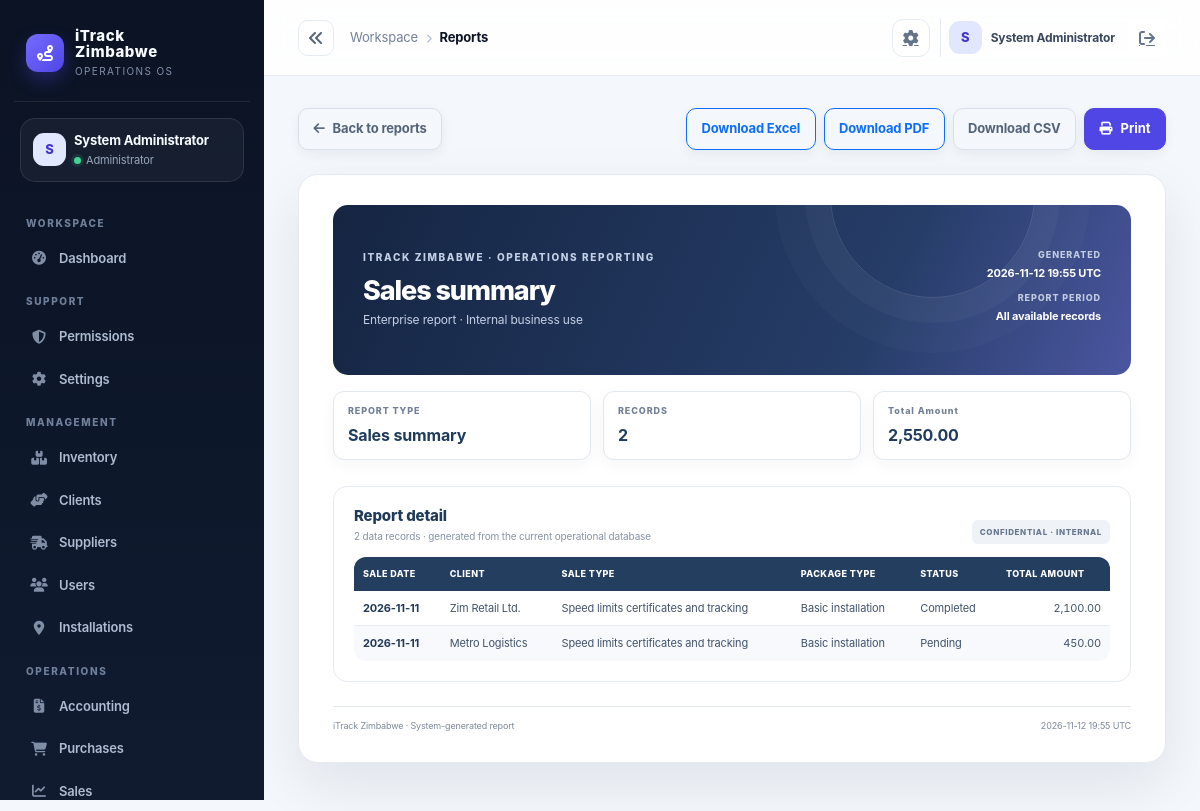
/index.php?controller=reports&action=preview&type=sales&period=all (signed in), run on the app's committed database.
### tables this page shows
CREATE TABLE IF NOT EXISTS sales (
  id INT AUTO_INCREMENT PRIMARY KEY,
  client_id INT NULL,
  sales_person_id INT NULL,
  sale_date DATE NOT NULL DEFAULT CURRENT_DATE,
  status VARCHAR(50) NOT NULL DEFAULT 'draft',
  sale_type VARCHAR(80) NOT NULL DEFAULT 'speed_certificates_tracking',
  package_type VARCHAR(80) NOT NULL DEFAULT 'basic_installation',
  total_amount DECIMAL(14,2) NOT NULL DEFAULT 0.00,
  created_at TIMESTAMP DEFAULT CURRENT_TIMESTAMP,
  FOREIGN KEY (client_id) REFERENCES clients(id) ON DELETE SET NULL,
  FOREIGN KEY (sales_person_id) REFERENCES users(id) ON DELETE SET NULL
);

CREATE TABLE IF NOT EXISTS clients (
  id INT AUTO_INCREMENT PRIMARY KEY,
  company_name VARCHAR(150) NOT NULL,
  contact_name VARCHAR(150),
  email VARCHAR(150),
  phone VARCHAR(50),
  address TEXT,
  status VARCHAR(20) NOT NULL DEFAULT 'active',
  created_at TIMESTAMP DEFAULT CURRENT_TIMESTAMP
);

### app/controllers/ReportsController.php (called while the page is built, shortened)
<?php
require_once dirname(__DIR__) . '/services/ReportFormatter.php';
class ReportsController extends Controller
{
	private Report $model;
	public function __construct()
	{
		$this->model = new Report();
	}
	private function normalizeReportType(string $type): string
	{
		$aliases = ['sales' => 'Sales summary', 'inventory' => 'Inventory valuation', 'receivables' => 'Receivables', 'gps' => 'GPS activity', 'cashbook' => 'Cash book'];
		$type = $aliases[strtolower(trim($type))] ?? trim($type);
		return in_array($type, ['Sales summary', 'Inventory valuation', 'Receivables', 'GPS activity', 'Cash book'], true) ? $type : 'Sales summary';
	}
	private function normalizeReportPeriod(string $period): string
	{
		return in_array($period, ['all', 'today', 'last_7_days', 'last_30_days', 'this_month', 'custom'], true) ? $period : 'all';
	}
	private function effectiveReportPeriod(string $type, string $period): string
	{
		return $this->normalizeReportType($type) === 'Inventory valuation' ? 'all' : $period;
	}
	public function preview(): void
	{
		$type = $this->normalizeReportType((string) ($_GET['type'] ?? 'Sales summary'));
		$period = $this->effectiveReportPeriod($type, $this->normalizeReportPeriod((string) ($_GET['period'] ?? 'all')));
		$startDate = (string) ($_GET['start_date'] ?? '');
		$endDate = (string) ($_GET['end_date'] ?? '');
		$periodLabels = [
			'all' => 'All available records',
			'today' => 'Today',
			'last_7_days' => 'Last 7 days',
			'last_30_days' => 'Last 30 days',
			'this_month' => 'This month',
			'custom' => $startDate . ' – ' . $endDate,
		];
		$this->view('reports/preview', [
			'title' => $type . ' report',
			'reportType' => $type,
			'reportPeriod' => $type === 'Inventory valuation' ? 'Current stock snapshot' : $periodLabels[$period],
			'period' => $period,
			'startDate' => $startDate,
			'endDate' => $endDate,
			'rows' => ReportFormatter::rows($this->model->exportRows($type, $period, $startDate, $endDate)),
			'previewPage' => max(1, (int) ($_GET['page'] ?? 1)),
			'previewPageSize' => 25,
			'generatedAt' => date('Y-m-d H:i T'),
		]);
	}
}

### public/index.php (called while the page is built, shortened)
<?php
$uri = $_SERVER['REQUEST_URI'] ?? '/';
$controllerKey = $_GET['controller'] ?? null;
$actionKey = $_GET['action'] ?? null;
$route = $controllerKey ? [
    'controller' => ucfirst($controllerKey) . 'Controller',
    'action' => $actionKey ?? 'index',
] : Router::route($uri);
$actionName = $route['action'];
$controller = new $controllerName();
$controller->$actionName();

### app/core/Model.php (called while the page is built, shortened)
<?php
require_once dirname(__DIR__) . '/config/database.php';
abstract class Model
{
    protected PDO $db;
    public function __construct()
    {
        $this->db = Database::getInstance();
    }
    protected function fetchAll(string $sql, array $params = []): array
    {
        $stmt = $this->db->prepare($sql);
        $stmt->execute($params);
        return $stmt->fetchAll();
    }
    protected function execute(string $sql, array $params = []): int
    {
        $stmt = $this->db->prepare($sql);
        $stmt->execute($params);
        return $stmt->rowCount();
    }
}

### app/config/env.php (called while the page is built, shortened)
<?php
function loadEnv(): array
{
    static $loaded = null;
    if ($loaded !== null) {
        return $loaded;
    }
    $loaded = [];
    $envPath = dirname(__DIR__, 2) . '/.env';
    if (!is_readable($envPath)) {
        return $loaded;
    }
    return $loaded;
}
function env(string $key, $default = null)
{
    $vars = loadEnv();
    $value = getenv($key);
    return $value !== false ? $value : $default;
}

### app/config/app.php (called while the page is built)
<?php
require_once __DIR__ . '/env.php';
return [
    'app_name' => env('APP_NAME', 'iTrack Zimbabwe'),
    'environment' => strtolower((string) env('APP_ENV', 'development')),
    'db_driver' => strtolower((string) env('DB_DRIVER', 'auto')),
    'db_sqlite_path' => (string) env('DB_SQLITE_PATH', dirname(__DIR__, 2) . '/storage/itrack.sqlite'),
    'allow_registration' => filter_var(env('APP_ALLOW_REGISTRATION', !in_array(strtolower((string) env('APP_ENV', 'development')), ['prod', 'production'], true)), FILTER_VALIDATE_BOOLEAN),
    'session_secure' => filter_var(env('APP_SESSION_SECURE', false), FILTER_VALIDATE_BOOLEAN),
    'mail_from' => env('MAIL_FROM', 'no-reply@localhost'),
    'public_url' => rtrim((string) env('APP_PUBLIC_URL', ''), '/'),
    'debug' => filter_var(env('APP_DEBUG', false), FILTER_VALIDATE_BOOLEAN),
    'base_url' => env('APP_BASE_URL', '/itrack-zimbabwe'),
    'db' => [
        'host' => env('DB_HOST', '127.0.0.1'),
        'port' => env('DB_PORT', '3306'),
        'name' => env('DB_NAME', 'itrack_zimbabwe'),
        'user' => env('DB_USER', 'root'),
        'pass' => env('DB_PASS', ''),
    ],
    'session_name' => env('SESSION_NAME', 'itrack_session'),
    'csrf_token_name' => env('CSRF_TOKEN_NAME', 'csrf_token'),
    'upload_dir' => env('UPLOAD_DIR', dirname(__DIR__, 1) . '/uploads'),
    'openrouter_api_key' => env('OPENROUTER_API_KEY', ''),
    'openrouter_model' => env('OPENROUTER_MODEL', 'openrouter/free'),
];

### app/config/database.php (called while the page is built, shortened)
<?php
require_once dirname(__DIR__) . '/config/app.php';
class Database
{
    private static ?PDO $instance = null;
    public static function getInstance(): PDO
    {
        if (self::$instance === null) {
            $config = require dirname(__DIR__) . '/config/app.php';
            $mysqlEnabled = extension_loaded('pdo_mysql');
            if ($config['db_driver'] === 'sqlite') {
                self::$instance = self::createSqliteInstance($config);
            } elseif ($config['db_driver'] === 'mysql' || ($config['db_driver'] === 'auto' && $mysqlEnabled)) {
                try {
                    $dsn = sprintf('mysql:host=%s;port=%s;dbname=%s;charset=utf8mb4', $config['db']['host'], $config['db']['port'], $config['db']['name']);
                    self::$instance = new PDO($dsn, $config['db']['user'], $config['db']['pass'], [
                        PDO::ATTR_ERRMODE => PDO::ERRMODE_EXCEPTION,
                        PDO::ATTR_DEFAULT_FETCH_MODE => PDO::FETCH_ASSOC,
                        PDO::ATTR_EMULATE_PREPARES => false,
                    ]);
                } catch (PDOException $exception) {
                    if ($config['environment'] === 'production' || $config['db_driver'] === 'mysql') {
                        throw new RuntimeException('Unable to connect to the configured MySQL database.', 0, $exception);
                    }
                    self::$instance = self::createSqliteInstance($config);
                }
            } else {
                if ($config['environment'] === 'production' && $config['db_driver'] !== 'sqlite') {
                    throw new RuntimeException('Production requires DB_DRIVER=mysql or an explicit DB_DRIVER=sqlite configuration.');
                }
                self::$instance = self::createSqliteInstance($config);
            }
        }
        return self::$instance;
    }
}

### app/models/Report.php (called while the page is built, shortened)
<?php
class Report extends ModuleModel {
    private function periodBounds(string $period): ?array
    {
        $today = new DateTimeImmutable('today');
        return match ($period) {
            'today' => [$today, $today->modify('+1 day')],
            'last_7_days' => [$today->modify('-6 days'), $today->modify('+1 day')],
            'last_30_days' => [$today->modify('-29 days'), $today->modify('+1 day')],
            'this_month' => [$today->modify('first day of this month'), $today->modify('first day of next month')],
            default => null,
        };
    }
    private function periodCondition(string $column, string $period, ?string $startDate = null, ?string $endDate = null): array
    {
        $bounds = $this->periodBounds($period);
        if ($bounds === null) {
            return ['', []];
        }
        return [
            ' WHERE ' . $column . ' >= ? AND ' . $column . ' < ?',
            [$bounds[0]->format('Y-m-d'), $bounds[1]->format('Y-m-d')],
        ];
    }
    public function exportRows(string $type, string $period = 'all', ?string $startDate = null, ?string $endDate = null): array
    {
        [$condition, $params] = match ($type) {
            'Inventory valuation' => ['', []],
            'Receivables' => $this->periodCondition('i.due_date', $period, $startDate, $endDate),
            'GPS activity' => $this->periodCondition('installed_at', $period, $startDate, $endDate),
            'Cash book' => $this->periodCondition('entry_date', $period, $startDate, $endDate),
            default => $this->periodCondition('s.sale_date', $period, $startDate, $endDate),
        };
        return match ($type) {
            'Inventory valuation' => $this->fetchAll('SELECT p.name, p.device_type, p.imei, p.sim_number, COALESCE(SUM(s.quantity), MAX(p.opening_stock), 0) AS quantity_on_hand, p.cost_price, COALESCE(SUM(s.quantity), MAX(p.opening_stock), 0)*p.cost_price AS stock_value FROM products p LEFT JOIN stocks s ON s.product_id=p.id GROUP BY p.id ORDER BY p.name'),
            'Receivables' => $this->fetchAll('SELECT i.invoice_number, c.company_name AS client, i.due_date, i.status, i.currency, i.total_amount FROM invoices i LEFT JOIN sales s ON s.id=i.sale_id LEFT JOIN clients c ON c.id=s.client_id' . $condition . ' ORDER BY i.due_date', $params),
            'GPS activity' => $this->fetchAll('SELECT device_name, device_type, imei, serial, status, installed_at FROM gps_devices' . $condition . ' ORDER BY device_name', $params),
            'Cash book' => $this->fetchAll('SELECT entry_date, description, debit, credit, balance FROM cash_book' . $condition . ' ORDER BY entry_date DESC', $params),
            default => $this->fetchAll('SELECT s.sale_date, c.company_name AS client, s.sale_type, s.package_type, s.status, s.total_amount FROM sales s LEFT JOIN clients c ON c.id=s.client_id' . $condition . ' ORDER BY s.sale_date DESC', $params),
        };
    }
}

### app/services/ReportFormatter.php (called while the page is built, shortened)
<?php
final class ReportFormatter
{
    public static function displayValue(string $column, mixed $value): string
    {
        if (is_numeric($value) && preg_match('/amount|price|value|balance|debit|credit/i', $column)) {
            return number_format((float) $value, 2, '.', ',');
        }
        return (string) $value;
    }
}

### app/views/reports/preview.php (the view, shortened to what this page needs)
<?php
$escape = static fn ($value): string => htmlspecialchars((string) $value, ENT_QUOTES, 'UTF-8');
$rows = $rows ?? [];
$columns = $rows ? array_keys($rows[0]) : [];
$summaryKey = null;
foreach (['total_amount', 'stock_value'] as $candidate) {
    if ($columns && in_array($candidate, $columns, true)) {
        $summaryKey = $candidate;
        break;
    }
}
$summaryTotal = 0.0;
if ($summaryKey !== null) {
    foreach ($rows as $row) {
        $amount = (float) $row[$summaryKey];
        $summaryTotal += $amount;
    }
}
$summaryDisplay = number_format($summaryTotal, 2);
$period = (string) ($period ?? 'all');
$reportPeriod = (string) ($reportPeriod ?? 'All available records');
$totalRows = count($rows);
$previewPageSize = max(1, (int) ($previewPageSize ?? 25));
$previewPageCount = max(1, (int) ceil($totalRows / $previewPageSize));
$previewPage = max(1, min($previewPageCount, (int) ($previewPage ?? 1)));
$rows = array_slice($rows, ($previewPage - 1) * $previewPageSize, $previewPageSize);
$baseUrl = '/index.php?controller=reports&action=export&type=' . urlencode((string) ($reportType ?? 'Sales summary')) . '&period=' . urlencode($period);
?>
<div class="report-toolbar d-flex justify-content-between align-items-center gap-2 flex-wrap mb-4">
    <a class="btn btn-outline-secondary" href="/index.php?controller=reports"><i class="fa-solid fa-arrow-left me-2"></i>Back to reports</a>
    <div class="d-flex gap-2">
        <a class="btn btn-outline-primary" href="<?= $escape($baseUrl) ?>&amp;format=xlsx">Download Excel</a>
        <a class="btn btn-outline-primary" href="<?= $escape($baseUrl) ?>&amp;format=pdf">Download PDF</a>
        <a class="btn btn-outline-secondary" href="<?= $escape($baseUrl) ?>&amp;format=csv">Download CSV</a>
        <button class="btn btn-primary" type="button" onclick="window.print()"><i class="fa-solid fa-print me-2"></i>Print</button>
    </div>
</div>
<article class="report-document">
    <header class="report-header">
        <div>
            <div class="report-kicker">iTrack Zimbabwe · Operations reporting</div>
            <h1><?= $escape($reportType ?? 'Business report') ?></h1>
            <p>Enterprise report · Internal business use</p>
        </div>
        <div class="report-date">
            <span>GENERATED</span><strong><?= $escape($generatedAt ?? date('Y-m-d H:i T')) ?></strong>
            <span>REPORT PERIOD</span><strong><?= $escape($reportPeriod) ?></strong>
        </div>
    </header>
    <section class="report-summary" aria-label="Report summary">
        <div class="summary-card"><span>REPORT TYPE</span><strong><?= $escape($reportType ?? '') ?></strong></div>
        <div class="summary-card"><span>RECORDS</span><strong><?= number_format($totalRows) ?></strong></div>
        <?php if ($summaryKey !== null): ?>
            <div class="summary-card"><span><?= $escape(ucwords(str_replace('_', ' ', $summaryKey))) ?></span><strong><?= $escape($summaryDisplay) ?></strong></div>
        <?php endif; ?>
    </section>
    <section class="report-table-section">
        <div class="table-heading">
            <div><h2>Report detail</h2><p><?= number_format($totalRows) ?> data records · generated from the current operational database</p></div>
            <span class="report-confidential">CONFIDENTIAL · INTERNAL</span>
        </div>
        <?php if (!$rows): ?>
            <div class="empty-report">No records matched this report. Try again after data has been entered.</div>
        <?php else: ?>
            <div class="table-responsive">
                <table class="table report-data-table">
                    <thead><tr><?php foreach ($columns as $column): ?><th scope="col"><?= $escape(ucwords(str_replace('_', ' ', $column))) ?></th><?php endforeach; ?></tr></thead>
                    <tbody><?php foreach ($rows as $row): ?><tr><?php foreach ($columns as $column): ?><?php $value = $row[$column] ?? ''; ?><td class="<?= is_numeric($value) ? 'numeric' : '' ?>"><?= $escape(ReportFormatter::displayValue((string) $column, $value)) ?></td><?php endforeach; ?></tr><?php endforeach; ?></tbody>
                </table>
            </div>
        <?php endif; ?>
    </section>
    <footer class="report-footer"><span>iTrack Zimbabwe · System-generated report</span><span><?= $escape($generatedAt ?? date('Y-m-d H:i T')) ?></span></footer>
</article>

### data on the page
sales: sale_date "2026-11-11", client.company_name "Zim Retail Ltd.", value "Speed limits certificates and tracking", value "Basic installation", value "Completed", total_amount "2,100.00"
sales: sale_date "2026-11-11", client.company_name "Metro Logistics", value "Speed limits certificates and tracking", value "Basic installation", value "Pending", total_amount "450.00"

### other printed values
$initials "S"
$user['name'] "System Administrator"
$role "Administrator"
$group "WORKSPACE"
$item['label'] "Dashboard"
$group "SUPPORT"
$item['label'] "Permissions"
$item['label'] "Settings"
$group "MANAGEMENT"
$item['label'] "Inventory"
$item['label'] "Clients"
$item['label'] "Suppliers"
$item['label'] "Users"
$item['label'] "Installations"
$group "OPERATIONS"
